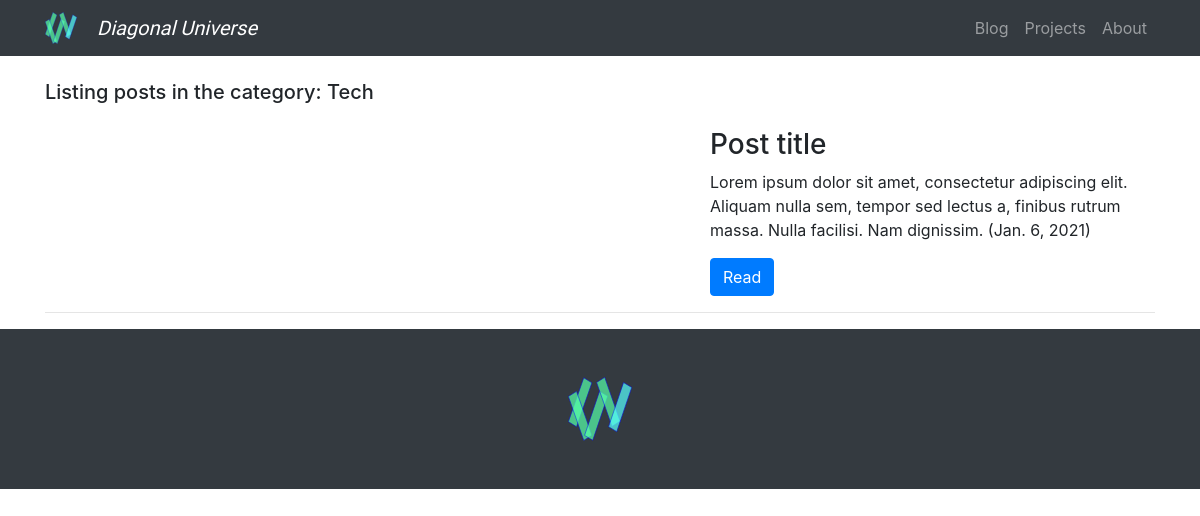
The app's page /post_list/Tech/, older data.
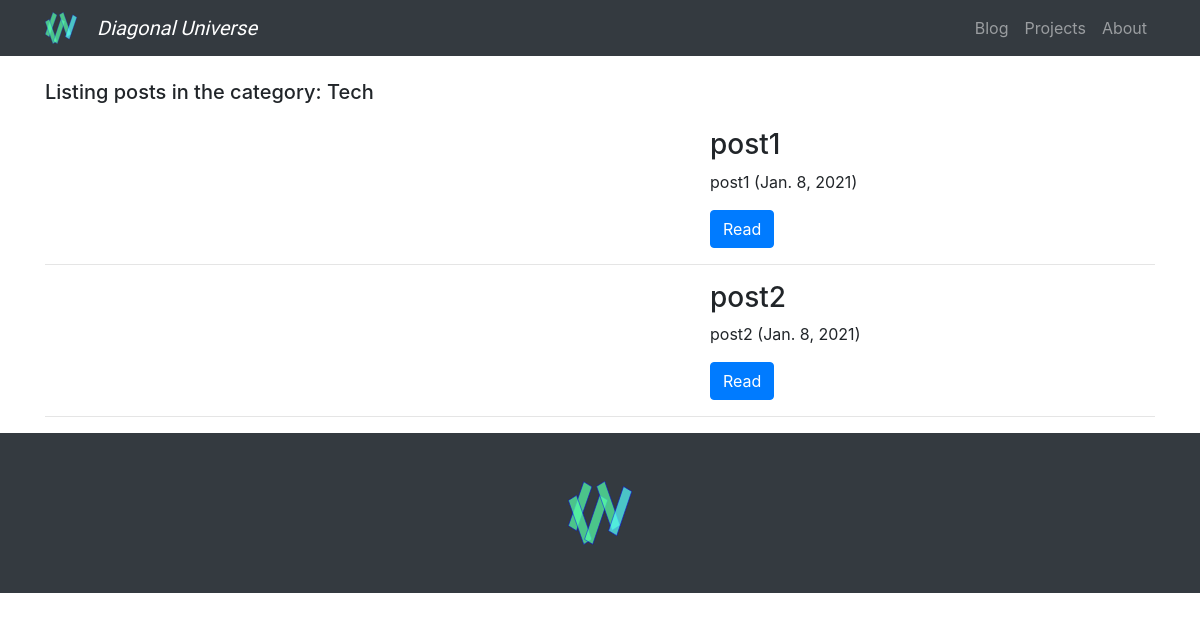
The same page, newer data.
### post/models.py (models this page shows)
class Post(models.Model):
    TECH = 'Tech'
    TUTORIALS = 'Tutorials'
    PROJECTS = 'Projects'
    COMPUTING = 'Computing'
    CULTURE = 'Culture'
    THOUGHTS = 'Thoughts'
    CATEGORYS = (
        (TECH, 'Tech'),
        (TUTORIALS, 'Tutorials'),
        (PROJECTS, 'Projects'),
        (COMPUTING, 'Computing'),
        (CULTURE, 'Culture'),
        (THOUGHTS, 'Thoughts'),
    )
    title = models.CharField(max_length=100)
    slug = models.SlugField(max_length=100, default="None")
    topImage = models.CharField(max_length=100, default="No image")
    subtitle = models.TextField(max_length=300, default="No subtitle")
    category = models.CharField(max_length=20, choices=CATEGORYS, default=TECH)
    date = models.DateField(default=datetime.now)
    text1 = models.TextField(max_length=7000, default="No text")
    text2 = models.TextField(max_length=7000, default="No text")
    video = models.CharField(max_length=100, default="No video for this post")

### post/views.py (the view)
# urls.py: path("post_list/<cat>/", views.post_list, name="post_list"),
def post_list(request, cat):
    if cat == 'Projects':
        title = "Some of the projects I have worked on..."
    else:
        title = "Listing posts in the category: " + cat
    if cat == 'all_new_to_old':
        postList = Post.objects.all().order_by('-date')
        title = "All posts, newest first..."
    elif cat == 'all_old_to_new':
        postList = Post.objects.all().order_by('date')
        title = "All posts, oldest first..."
    else:
        postList = Post.objects.filter(category = cat)
    return render(request, "post/post_list.html", {'postList': postList, 'title': title})

### post/templates/post/post_list.html (shortened to what this page needs)
{% extends 'base.html' %}
{% block post_list %}
<div class="container">
    <h5 class="my-4">{{ title }}</h5>
    {% for post in postList %}
    <div class="row">
        <div class="col-md-7">
        </div>
        <div class="col-md-5">
            <h3>{{ post.title }}</h3>
            <p>{{ post.subtitle }} ({{ post.date }})</p>
            <a class="btn btn-primary" href="{% url 'view_post' slug=post.slug %}">Read</a>
        </div>
    </div>
    <hr>
    {% endfor %}
</div>
{% endblock %}

### templates/base.html (shortened to what this page needs)
<!DOCTYPE html>
<html lang="en">
<head>
  {% load static %}
  <link href="{% static 'vendor/bootstrap/css/bootstrap.min.css' %}" rel="stylesheet">
  <link href="{% static 'css/blog-post.css' %}" rel="stylesheet">
  <link href="{% static 'css/styles.css' %}" rel="stylesheet">
</head>
<body>
  {% block post_list %}
  {% endblock %}
  <nav class="navbar navbar-expand-lg navbar-dark bg-dark fixed-top">
    <div class="container">
      <a href="{% url 'view_post' %}"><img src="{% static 'icon.svg' %}" alt="DU icon" height="32" width="32" /></a>
      <a class="navbar-brand titleText" href="{% url 'view_post' %}">Diagonal Universe</a>
      <div class="collapse navbar-collapse" id="navbarResponsive">
        <ul class="navbar-nav ml-auto">
          <li class="nav-item {% ifequal request.path '/' %} active {% endifequal %}">
            <a class="nav-link" href="{% url 'view_post' %}">Blog
            </a>
          </li>
          <li class="nav-item {% ifequal request.path '/post_list/' %} active {% endifequal %}">
            <a class="nav-link" href="{% url 'post_list' cat='Projects' %}">Projects</a>
          </li>
          <li class="nav-item {% ifequal request.path '/about' %} active {% endifequal %}">
            <a class="nav-link" href="{% url 'about' %}">About</a>
          </li>
        </ul>
      </div>
    </div>
  </nav>
  <footer class="py-5 bg-dark">
    <div class="container text-center">
      <a href="#top"><img src="{% static 'icon.svg' %}" alt="DU icon" height="64" width="64" /></a>
    </div>
  </footer>
</body>
</html>

### static/css/blog-post.css (style rules this page uses)
body { padding-top: 56px; }

### static/css/styles.css (style rules this page uses)
.titleText { font-family: 'Russo One', sans-serif; margin-left: 20px; font-style: italic; }

Row changes from the older to the newer data that the page shows:
removed Post: title "Post title", subtitle "Lorem ipsum dolor sit amet, consectetur adipiscing elit. Aliquam nulla sem, tempor sed lectus a, finibus rutrum massa. Nulla facilisi. Nam dignissim.", date "Jan. 6, 2021"
added Post: title "post1", subtitle "post1", date "Jan. 8, 2021"
added Post: title "post2", subtitle "post2", date "Jan. 8, 2021"
